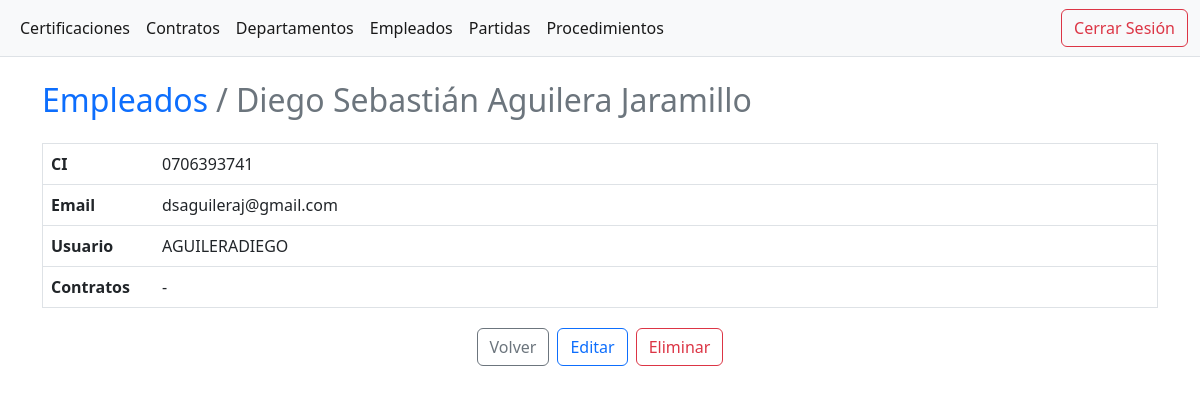
Screenshot of /employee/0706393741/ (signed in) with the database file from the repository.
### apps/employee/models.py (models this page shows, shortened)
class Employee(models.Model):
    ci = models.CharField(primary_key=True, max_length=10)
    first_name = models.CharField(max_length=20)
    middle_name = models.CharField(max_length=20)
    first_last_name = models.CharField(max_length=20)
    middle_last_name = models.CharField(max_length=20)
    email = models.EmailField(max_length=100, unique=True)
    user = models.CharField(max_length=50, unique=True)
    @property
    def full_name(self) -> str:
        return f"{self.first_name} {self.middle_name} {self.first_last_name} {self.middle_last_name}"
    class Meta:
        ordering = ["first_last_name", "middle_last_name",
                    "first_name", "middle_name", "ci"]

### apps/employee/views.py (the view)
# urls.py: path("<str:pk>/", views.detail_employee, name="detail"),
def detail_employee(request: HttpRequest, pk: int) -> HttpResponse:
    try:
        employee = Employee.objects.get(pk=pk)
    except Employee.DoesNotExist:
        context = {"message": "Empleado no encontrado"}
        return render(request, "employee/list.html", context)
    except Exception as error:
        context = {"Exception": error}
        return render(request, "employee/list.html", context)
    else:
        context = {"employee": employee}
        return render(request, "employee/detail.html", context)

### templates/employee/detail.html (shortened to what this page needs)
{% extends 'base.html' %}
{% block body %}
  <table class="table border">
    <thead class="table-light">
      <ol class="breadcrumb">
        <li class="breadcrumb-item h2" aria-current="page">
          <a class="text-decoration-none" href="{% url 'employee:list' %}">Empleados</a>
        </li>
        <li class="breadcrumb-item h2 active" aria-current="page">{{ employee.full_name }}</li>
      </ol>
    </thead>
    <tbody>
      <tr>
        <td style="width: 10%">
          <b>CI</b>
        </td>
        <td>{{ employee.ci }}</td>
      </tr>
      <tr>
        <td style="width: 10%">
          <b>Email</b>
        </td>
        <td>{{ employee.email }}</td>
      </tr>
      <tr>
        <td style="width: 10%">
          <b>Usuario</b>
        </td>
        <td>{{ employee.user }}</td>
      </tr>
      <tr>
        <td style="width: 10%">
          <b>Contratos</b>
        </td>
        <td>
          <div class="list-group">
            {% if employee.contracts_set.all %}
              {% for contract in employee.contracts_set.all %}
                <a href="{% url 'contract:detail' contract.pk %}" class="list-group-item list-group-item-action" aria-current="true">
                  <div class="d-flex w-100 justify-content-between">
                    <h5 class="mb-1">{{ contract.pk }}</h5>
                    <small>{{ contract.date }} - {{ contract.duration }}d</small>
                  </div>
                  <p class="mb-1">{{ contract.description }}</p>
                  <small>USD {{ contract.budget }}</small>
                </a>
              {% endfor %}
            {% else %}
              -
            {% endif %}
          </div>
        </td>
      </tr>
    </tbody>
  </table>
  <div class="d-flex justify-content-center">
    <a href="{% url 'employee:list' %}" class="btn m-1 btn-outline-secondary">Volver</a>
    <a href="{% url 'employee:update' employee.pk %}" class="btn m-1 btn-outline-primary">Editar</a>
    <a href="{% url 'employee:delete' employee.pk %}" class="btn m-1 btn-outline-danger">Eliminar</a>
  </div>
{% endblock %}

### rows the page displays
Employee: full_name "Diego Sebastián Aguilera Jaramillo", ci "0706393741", email "dsaguileraj@gmail.com", user "AGUILERADIEGO"
